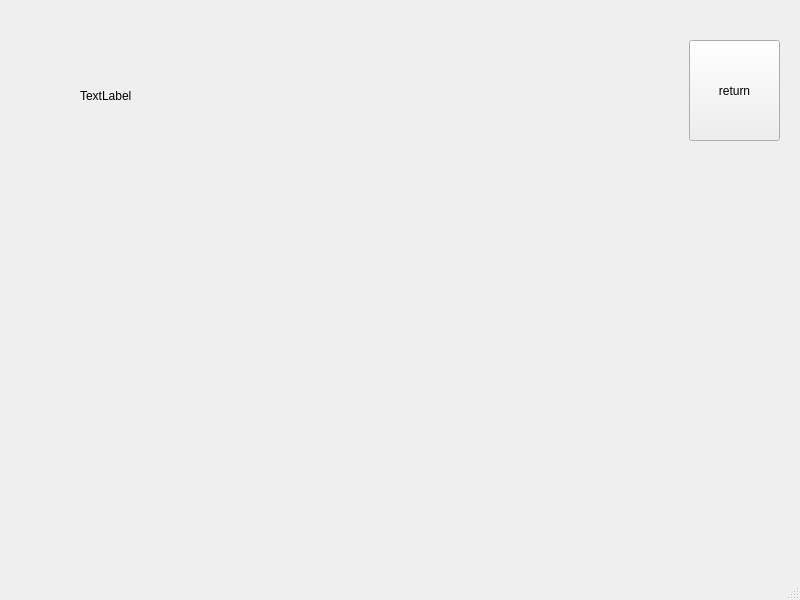
<?xml version="1.0" encoding="UTF-8"?>
<ui version="4.0">
 <class>Result</class>
 <widget class="QMainWindow" name="Result">
  <property name="geometry">
   <rect>
    <x>0</x>
    <y>0</y>
    <width>800</width>
    <height>600</height>
   </rect>
  </property>
  <property name="windowTitle">
   <string>MainWindow</string>
  </property>
  <widget class="QWidget" name="centralwidget">
   <widget class="QLabel" name="label">
    <property name="geometry">
     <rect>
      <x>80</x>
      <y>20</y>
      <width>201</width>
      <height>151</height>
     </rect>
    </property>
    <property name="text">
     <string>TextLabel</string>
    </property>
   </widget>
   <widget class="QPushButton" name="pushButton">
    <property name="geometry">
     <rect>
      <x>689</x>
      <y>40</y>
      <width>91</width>
      <height>101</height>
     </rect>
    </property>
    <property name="text">
     <string>return</string>
    </property>
   </widget>
  </widget>
  <widget class="QMenuBar" name="menubar">
   <property name="geometry">
    <rect>
     <x>0</x>
     <y>0</y>
     <width>800</width>
     <height>23</height>
    </rect>
   </property>
  </widget>
  <widget class="QStatusBar" name="statusbar"/>
 </widget>
 <resources/>
 <connections/>
</ui>
